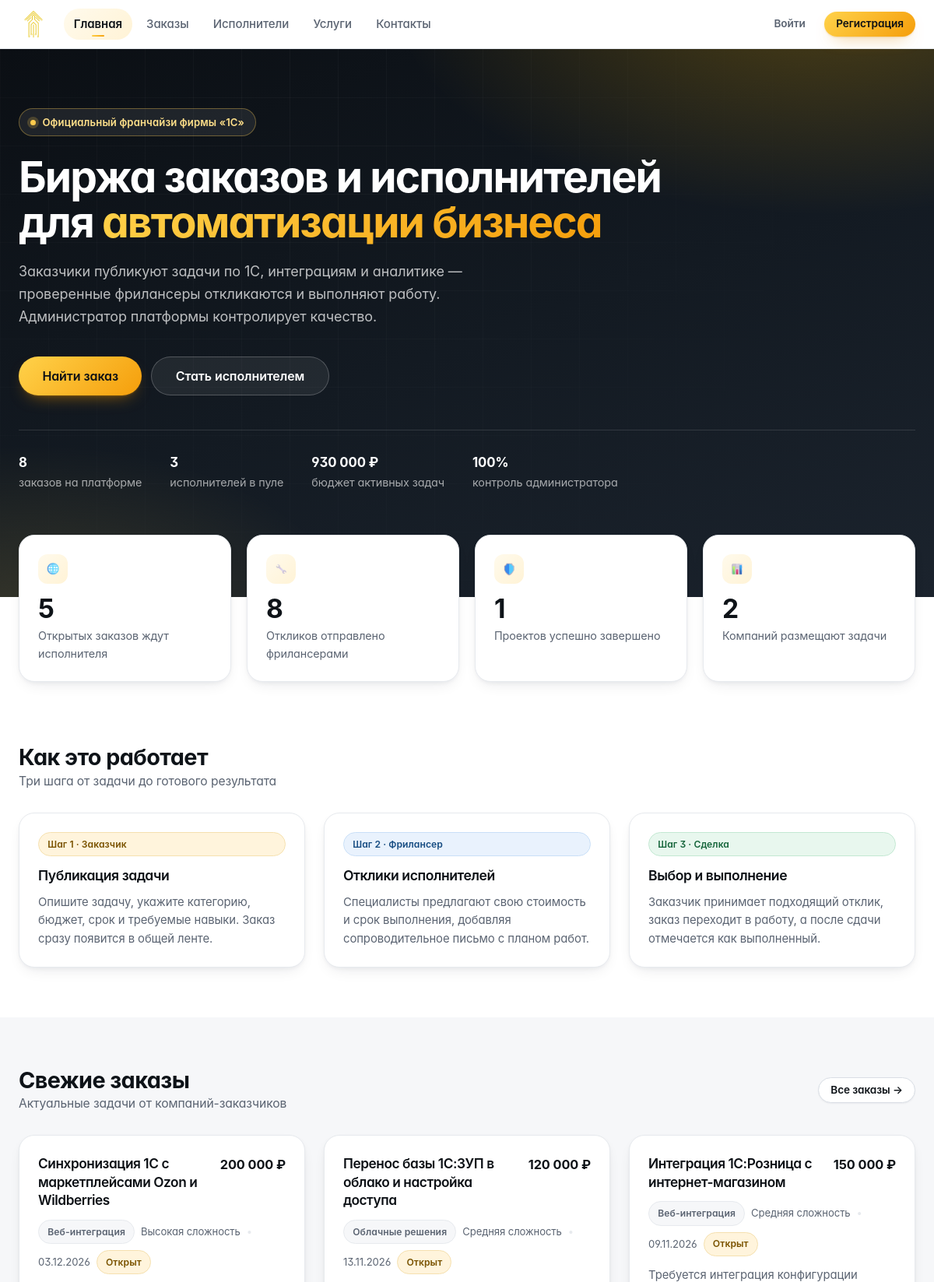
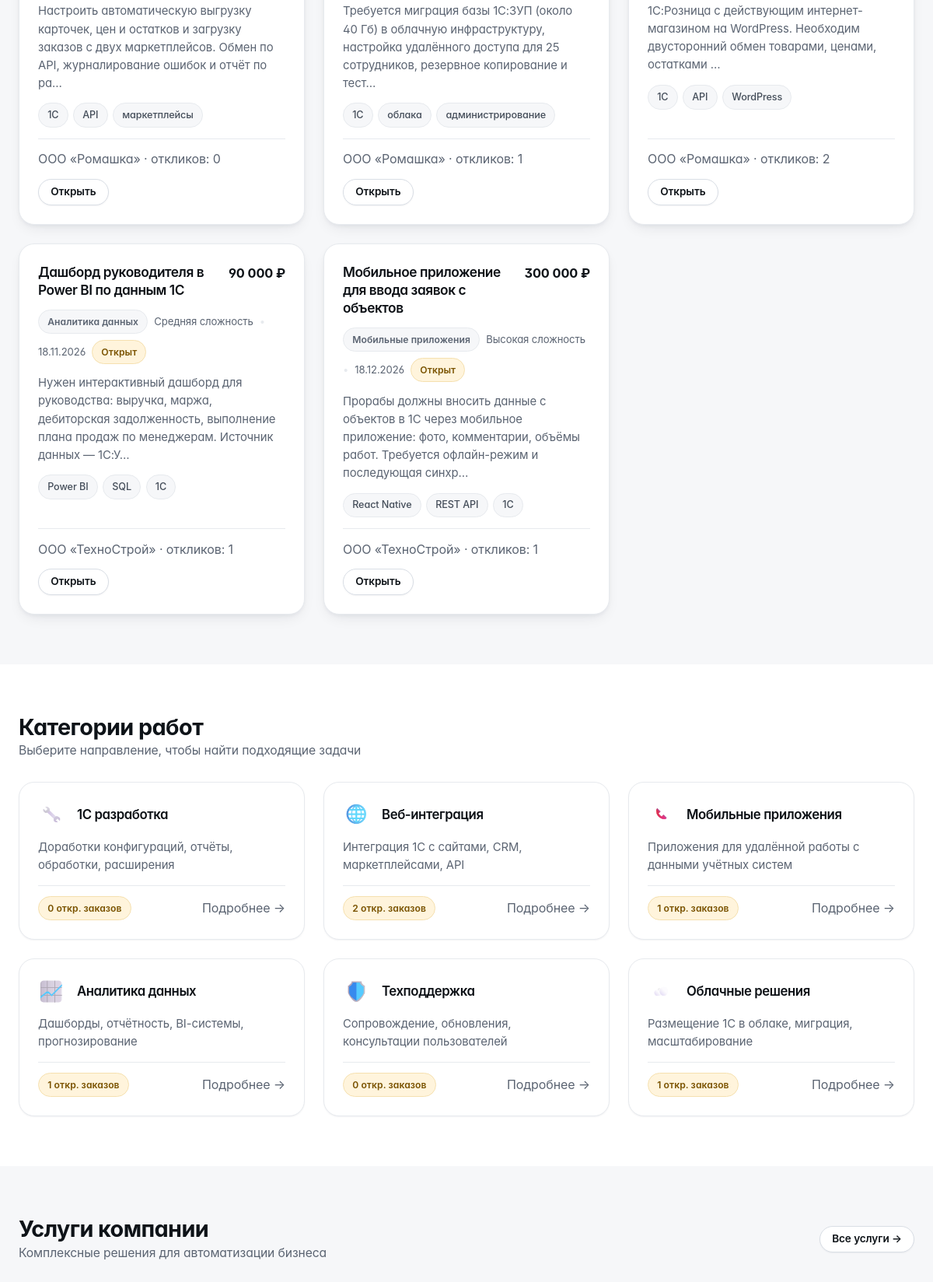
The page / (upper part) on the database its author committed (2 pictures, top to bottom).
### tables this page shows
CREATE TABLE `orders` (
    `id`            INT UNSIGNED NOT NULL AUTO_INCREMENT,
    `customer_id`   INT UNSIGNED NOT NULL,
    `category_id`   INT UNSIGNED DEFAULT NULL,
    `freelancer_id` INT UNSIGNED DEFAULT NULL COMMENT 'Исполнитель, принятый по отклику',
    `title`         VARCHAR(200) NOT NULL,
    `description`   TEXT         NOT NULL,
    `budget`        INT UNSIGNED NOT NULL DEFAULT 0 COMMENT 'Бюджет, руб.',
    `deadline`      DATE         DEFAULT NULL COMMENT 'Срок сдачи',
    `complexity`    ENUM('low','medium','high') NOT NULL DEFAULT 'medium',
    `skills`        VARCHAR(255) DEFAULT NULL COMMENT 'Требуемые навыки',
    `status`        ENUM('open','in_progress','completed','cancelled') NOT NULL DEFAULT 'open',
    `views`         INT UNSIGNED NOT NULL DEFAULT 0,
    `created_at`    DATETIME     NOT NULL DEFAULT CURRENT_TIMESTAMP,
    `updated_at`    DATETIME     NOT NULL DEFAULT CURRENT_TIMESTAMP ON UPDATE CURRENT_TIMESTAMP,
    PRIMARY KEY (`id`),
    KEY `idx_orders_status` (`status`),
    KEY `idx_orders_category` (`category_id`),
    KEY `fk_orders_customer` (`customer_id`),
    KEY `fk_orders_freelancer` (`freelancer_id`),
    CONSTRAINT `fk_orders_customer` FOREIGN KEY (`customer_id`)
        REFERENCES `users` (`id`) ON DELETE CASCADE ON UPDATE CASCADE,
    CONSTRAINT `fk_orders_freelancer` FOREIGN KEY (`freelancer_id`)
        REFERENCES `users` (`id`) ON DELETE SET NULL ON UPDATE CASCADE,
    CONSTRAINT `fk_orders_category` FOREIGN KEY (`category_id`)
        REFERENCES `categories` (`id`) ON DELETE SET NULL ON UPDATE CASCADE
);

CREATE TABLE `categories` (
    `id`          INT UNSIGNED NOT NULL AUTO_INCREMENT,
    `name`        VARCHAR(120) NOT NULL,
    `slug`        VARCHAR(120) NOT NULL,
    `description` VARCHAR(500) DEFAULT NULL,
    `icon`        VARCHAR(80)  DEFAULT NULL COMMENT 'Файл иконки из assets/img',
    `sort_order`  TINYINT UNSIGNED NOT NULL DEFAULT 100,
    PRIMARY KEY (`id`),
    UNIQUE KEY `uq_categories_slug` (`slug`)
);

CREATE TABLE `users` (
    `id`             INT UNSIGNED NOT NULL AUTO_INCREMENT,
    `role`           ENUM('customer','freelancer','admin') NOT NULL DEFAULT 'customer',
    `name`           VARCHAR(120)  NOT NULL COMMENT 'ФИО / название организации',
    `email`          VARCHAR(160)  NOT NULL,
    `password_hash`  VARCHAR(255)  NOT NULL,
    `phone`          VARCHAR(40)   DEFAULT NULL,
    `company`        VARCHAR(160)  DEFAULT NULL COMMENT 'Компания заказчика',
    `specialization` VARCHAR(160)  DEFAULT NULL COMMENT 'Специализация фрилансера',
    `skills`         VARCHAR(500)  DEFAULT NULL COMMENT 'Навыки через запятую',
    `rate`           INT UNSIGNED  DEFAULT NULL COMMENT 'Ставка, руб./час',
    `experience`     TINYINT UNSIGNED DEFAULT NULL COMMENT 'Опыт работы, лет',
    `about`          TEXT          DEFAULT NULL,
    `status`         ENUM('active','blocked') NOT NULL DEFAULT 'active',
    `created_at`     DATETIME      NOT NULL DEFAULT CURRENT_TIMESTAMP,
    `last_login`     DATETIME      DEFAULT NULL,
    PRIMARY KEY (`id`),
    UNIQUE KEY `uq_users_email` (`email`),
    KEY `idx_users_role` (`role`),
    KEY `idx_users_status` (`status`)
);

### includes/functions.php (called while the page is built, shortened)
<?php
require_once __DIR__ . '/db.php';
function e($value): string
{
    return htmlspecialchars((string) $value, ENT_QUOTES | ENT_SUBSTITUTE, 'UTF-8');
}
function excerpt(?string $text, int $length = 180): string
{
    $text = trim(preg_replace('/\s+/u', ' ', (string) $text));
    if (mb_strlen($text, 'UTF-8') <= $length) {
        return $text;
    }
    return mb_substr($text, 0, $length - 1, 'UTF-8') . '…';
}
function current_user(): ?array
{
    static $user = null;
    static $loaded = false;
    if ($loaded) {
        return $user;
    }
    $loaded = true;
    if (empty($_SESSION['user_id'])) {
        return null;
    }
    $user = q_one(
        'SELECT * FROM users WHERE id = ? AND status = "active"',
        [(int) $_SESSION['user_id']]
    );
    return $user;
}
function user_role(): string
{
    return current_user()['role'] ?? 'guest';
}
function is_customer(): bool
{
    return user_role() === 'customer';
}
function is_freelancer(): bool
{
    return user_role() === 'freelancer';
}
function order_status_label(string $status): string
{
    return [
        'open'        => 'Открыт',
        'in_progress' => 'В работе',
        'completed'   => 'Завершён',
        'cancelled'   => 'Отменён',
    ][$status] ?? $status;
}
function order_status_class(string $status): string
{
    return [
        'open'        => 'warning',
        'in_progress' => 'info',
        'completed'   => 'success',
        'cancelled'   => 'danger',
    ][$status] ?? 'muted';
}
function complexity_label(string $complexity): string
{
    return ['low' => 'Низкая', 'medium' => 'Средняя', 'high' => 'Высокая'][$complexity] ?? $complexity;
}
function money(?int $amount): string
{
    return number_format((float) $amount, 0, ',', ' ') . ' ₽';
}
function format_date(?string $date): string
{
    $ts = strtotime($date);
    return $ts ? date('d.m.Y', $ts) : '—';
}
function skills_array(?string $skills): array
{
    $parts = preg_split('/\s*,\s*/u', $skills, -1, PREG_SPLIT_NO_EMPTY);
    return $parts ?: [];
}
function icon_url(?string $file, string $fallback = 'bulb.png'): string
{
    $file = $file ?: $fallback;
    $path = __DIR__ . '/../assets/img/' . $file;
    return '/assets/img/' . rawurlencode($file);
}

### includes/db.php (called while the page is built, shortened)
<?php
function db(): PDO
{
    static $pdo = null;
    if ($pdo instanceof PDO) {
        return $pdo;
    }
    $config = require __DIR__ . '/../config/config.php';
    $dsn = sprintf(
        'mysql:host=%s;dbname=%s;charset=%s',
        $config['host'],
        $config['dbname'],
        $config['charset']
    );
    try {
        $pdo = new PDO($dsn, $config['user'], $config['password'], [
            PDO::ATTR_ERRMODE            => PDO::ERRMODE_EXCEPTION,
            PDO::ATTR_DEFAULT_FETCH_MODE => PDO::FETCH_ASSOC,
            PDO::ATTR_EMULATE_PREPARES   => false,
        ]);
    } catch (PDOException $e) {
        http_response_code(500);
        echo '<h1>Ошибка подключения к базе данных</h1>';
        echo '<p>Проверьте параметры соединения в файле <b>config/config.php</b> '
            . 'и убедитесь, что база данных импортирована из <b>sql/database.sql</b>.</p>';
        echo '<p style="color:#999">Техническая информация: ' . htmlspecialchars($e->getMessage()) . '</p>';
        exit;
    }
    return $pdo;
}
function q(string $sql, array $params = []): PDOStatement
{
    $stmt = db()->prepare($sql);
    $stmt->execute($params);
    return $stmt;
}
function q_all(string $sql, array $params = []): array
{
    return q($sql, $params)->fetchAll();
}
function q_val(string $sql, array $params = [], $default = null)
{
    $row = q($sql, $params)->fetch(PDO::FETCH_NUM);
    return $row === false ? $default : $row[0];
}

### index.php (the view, shortened to what this page needs)
<?php
require_once __DIR__ . '/includes/functions.php';
$stats = [
    'orders'      => (int) q_val('SELECT COUNT(*) FROM orders'),
    'open'        => (int) q_val('SELECT COUNT(*) FROM orders WHERE status = "open"'),
    'customers'   => (int) q_val('SELECT COUNT(*) FROM users WHERE role = "customer" AND status = "active"'),
    'freelancers' => (int) q_val('SELECT COUNT(*) FROM users WHERE role = "freelancer" AND status = "active"'),
    'done'        => (int) q_val('SELECT COUNT(*) FROM orders WHERE status = "completed"'),
    'budget'      => (int) q_val('SELECT COALESCE(SUM(budget), 0) FROM orders WHERE status IN ("open", "in_progress")'),
    'responses'   => (int) q_val('SELECT COUNT(*) FROM responses'),
];
$latestOrders = q_all(
    'SELECT o.*, c.name AS category_name, u.name AS customer_name,
            (SELECT COUNT(*) FROM responses r WHERE r.order_id = o.id) AS responses_count
       FROM orders o
       JOIN users u           ON u.id = o.customer_id
       LEFT JOIN categories c ON c.id = o.category_id
      WHERE o.status = "open"
      ORDER BY o.created_at DESC
      LIMIT 6'
);
$categories = q_all('SELECT c.*, (SELECT COUNT(*) FROM orders o WHERE o.category_id = c.id AND o.status = "open") AS orders_count
                       FROM categories c ORDER BY c.sort_order LIMIT 6');
require __DIR__ . '/includes/header.php';
?>
<section class="hero-modern">
    <div class="container hero-inner">
        <span class="hero-badge">Официальный франчайзи фирмы «1С»</span>
        <h1 class="hero-title-modern">
            Биржа заказов и исполнителей<br>для <em>автоматизации бизнеса</em>
        </h1>
        <p class="hero-sub">
            Заказчики публикуют задачи по 1С, интеграциям и аналитике — проверенные фрилансеры
            откликаются и выполняют работу. Администратор платформы контролирует качество.
        </p>
        <div class="hero-actions">
            <a href="/orders.php" class="btn btn-lg btn-primary">Найти заказ</a>
            <?php if (is_customer()): ?>
                <a href="/order-form.php" class="btn btn-lg btn-secondary">Опубликовать заказ</a>
            <?php elseif (is_freelancer()): ?>
                <a href="/my-responses.php" class="btn btn-lg btn-secondary">Мои отклики</a>
            <?php else: ?>
                <a href="/register.php" class="btn btn-lg btn-secondary">Стать исполнителем</a>
            <?php endif; ?>
        </div>
        <div class="hero-trust">
            <div><b><?= $stats['orders'] ?></b> заказов на платформе</div>
            <div><b><?= $stats['freelancers'] ?></b> исполнителей в пуле</div>
            <div><b><?= e(money($stats['budget'])) ?></b> бюджет активных задач</div>
            <div><b>100%</b> контроль администратора</div>
        </div>
    </div>
</section>
<section class="metrics-strip">
    <div class="container">
        <div class="metrics-grid">
            <div class="metric-card">
                <div class="icon"><img src="/assets/img/globe.png" alt=""></div>
                <div class="value"><?= $stats['open'] ?></div>
                <div class="label">Открытых заказов ждут исполнителя</div>
            </div>
            <div class="metric-card">
                <div class="icon"><img src="/assets/img/key.png" alt=""></div>
                <div class="value"><?= $stats['responses'] ?></div>
                <div class="label">Откликов отправлено фрилансерами</div>
            </div>
            <div class="metric-card">
                <div class="icon"><img src="/assets/img/shield.png" alt=""></div>
                <div class="value"><?= $stats['done'] ?></div>
                <div class="label">Проектов успешно завершено</div>
            </div>
            <div class="metric-card">
                <div class="icon"><img src="/assets/img/diagram.png" alt=""></div>
                <div class="value"><?= $stats['customers'] ?></div>
                <div class="label">Компаний размещают задачи</div>
            </div>
        </div>
    </div>
</section>
<section class="section">
    <div class="container z-1">
        <div class="section-head">
            <div>
                <h2>Как это работает</h2>
                <p>Три шага от задачи до готового результата</p>
            </div>
        </div>
        <div class="grid grid-3">
            <div class="order-card">
                <span class="badge badge-warning">Шаг 1 · Заказчик</span>
                <h3 style="font-size:1.1rem">Публикация задачи</h3>
                <p class="order-desc">Опишите задачу, укажите категорию, бюджет, срок и требуемые навыки.
                   Заказ сразу появится в общей ленте.</p>
            </div>
            <div class="order-card">
                <span class="badge badge-info">Шаг 2 · Фрилансер</span>
                <h3 style="font-size:1.1rem">Отклики исполнителей</h3>
                <p class="order-desc">Специалисты предлагают свою стоимость и срок выполнения,
                   добавляя сопроводительное письмо с планом работ.</p>
            </div>
            <div class="order-card">
                <span class="badge badge-success">Шаг 3 · Сделка</span>
                <h3 style="font-size:1.1rem">Выбор и выполнение</h3>
                <p class="order-desc">Заказчик принимает подходящий отклик, заказ переходит в работу,
                   а после сдачи отмечается как выполненный.</p>
            </div>
        </div>
    </div>
</section>
<section class="section section-alt">
    <div class="container">
        <div class="section-head">
            <div>
                <h2>Свежие заказы</h2>
                <p>Актуальные задачи от компаний-заказчиков</p>
            </div>
            <a href="/orders.php" class="btn btn-sm btn-outline">Все заказы →</a>
        </div>
        <?php if ($latestOrders): ?>
            <div class="grid grid-3">
                <?php foreach ($latestOrders as $order): ?>
                    <?php require __DIR__ . '/includes/order-card.php'; ?>
                <?php endforeach; ?>
            </div>
        <?php endif; ?>
    </div>
</section>
<?php if ($categories): ?>
<section class="section">
    <div class="container">
        <div class="section-head">
            <div>
                <h2>Категории работ</h2>
                <p>Выберите направление, чтобы найти подходящие задачи</p>
            </div>
        </div>
        <div class="grid grid-3">
            <?php foreach ($categories as $category): ?>
                <a class="order-card" href="/orders.php?category=<?= (int) $category['id'] ?>" style="text-decoration:none;color:inherit">
                    <div class="d-flex align-center gap-2">
                        <img src="<?= e(icon_url($category['icon'], 'key.png')) ?>" alt="" style="width:34px;height:34px;object-fit:contain">
                        <h3 style="font-size:1.05rem"><?= e($category['name']) ?></h3>
                    </div>
                    <p class="order-desc"><?= e($category['description']) ?></p>
                    <div class="order-card-foot">
                        <span class="badge badge-warning"><?= (int) $category['orders_count'] ?> откр. заказов</span>
                        <span class="text-muted">Подробнее →</span>
                    </div>
                </a>
            <?php endforeach; ?>
        </div>
    </div>
</section>
<?php endif; ?>
<section class="section section-alt">
    <div class="container">
        <div class="section-head">
            <div>
                <h2>Услуги компании</h2>
                <p>Комплексные решения для автоматизации бизнеса</p>
            </div>
            <a href="/services.php" class="btn btn-sm btn-outline">Все услуги →</a>
        </div>
    </div>
</section>
<?php require __DIR__ . '/includes/footer.php'; ?>

### includes/order-card.php (shortened to what this page needs)
<article class="order-card">
    <div class="order-card-head">
        <h3><a href="/order.php?id=<?= (int) $order['id'] ?>"><?= e($order['title']) ?></a></h3>
        <span class="budget"><?= e(money($order['budget'])) ?></span>
    </div>
    <div class="order-meta-row">
        <?php if (!empty($order['category_name'])): ?>
            <span class="badge badge-muted"><?= e($order['category_name']) ?></span>
        <?php endif; ?>
        <span><?= e(complexity_label($order['complexity'])) ?> сложность</span>
        <span class="dot">•</span>
        <span><?= e(format_date($order['deadline'])) ?></span>
        <?php if (isset($order['status'])): ?>
            <span class="badge badge-<?= e(order_status_class($order['status'])) ?>"><?= e(order_status_label($order['status'])) ?></span>
        <?php endif; ?>
    </div>
    <p class="order-desc"><?= e(excerpt($order['description'], 150)) ?></p>
    <?php $tags = skills_array($order['skills'] ?? null); ?>
    <?php if ($tags): ?>
        <div class="skills-tags">
            <?php foreach (array_slice($tags, 0, 4) as $tag): ?>
                <span class="skill-tag"><?= e($tag) ?></span>
            <?php endforeach; ?>
        </div>
    <?php endif; ?>
    <div class="order-card-foot">
        <span class="text-muted">
            <?= e(excerpt($order['customer_name'] ?? 'Заказчик', 24)) ?>
            <?php if (isset($order['responses_count'])): ?>
                · откликов: <?= (int) $order['responses_count'] ?>
            <?php endif; ?>
        </span>
        <a class="btn btn-sm btn-outline" href="/order.php?id=<?= (int) $order['id'] ?>">Открыть</a>
    </div>
</article>

### rows shown on the page
orders: title "Синхронизация 1С с маркетплейсами Ozon и Wildberries", budget "200 000 ₽", category.name "Веб-интеграция", complexity "Высокая", deadline "03.12.2026", status "Открыт", description "Настроить автоматическую выгрузку карточек, цен и остатков и загрузку заказов с двух маркетплейсов. Обмен по API, журналирование ошибок и отчёт по ра…", skills "1С", skills "API", skills "маркетплейсы", customer.name "ООО «Ромашка»", responses_count "0"
orders: title "Перенос базы 1С:ЗУП в облако и настройка доступа", budget "120 000 ₽", category.name "Облачные решения", complexity "Средняя", deadline "13.11.2026", status "Открыт", description "Требуется миграция базы 1С:ЗУП (около 40 Гб) в облачную инфраструктуру, настройка удалённого доступа для 25 сотрудников, резервное копирование и тест…", skills "1С", skills "облака", skills "администрирование", customer.name "ООО «Ромашка»", responses_count "1"
orders: title "Интеграция 1С:Розница с интернет-магазином", budget "150 000 ₽", category.name "Веб-интеграция", complexity "Средняя", deadline "09.11.2026", status "Открыт", description "Требуется интеграция конфигурации 1С:Розница с действующим интернет-магазином на WordPress. Необходим двусторонний обмен товарами, ценами, остатками …", skills "1С", skills "API", skills "WordPress", customer.name "ООО «Ромашка»", responses_count "2"
orders: title "Дашборд руководителя в Power BI по данным 1С", budget "90 000 ₽", category.name "Аналитика данных", complexity "Средняя", deadline "18.11.2026", status "Открыт", description "Нужен интерактивный дашборд для руководства: выручка, маржа, дебиторская задолженность, выполнение плана продаж по менеджерам. Источник данных — 1С:У…", skills "Power BI", skills "SQL", skills "1С", customer.name "ООО «ТехноСтрой»", responses_count "1"
orders: title "Мобильное приложение для ввода заявок с объектов", budget "300 000 ₽", category.name "Мобильные приложения", complexity "Высокая", deadline "18.12.2026", status "Открыт", description "Прорабы должны вносить данные с объектов в 1С через мобильное приложение: фото, комментарии, объёмы работ. Требуется офлайн-режим и последующая синхр…", skills "React Native", skills "REST API", skills "1С", customer.name "ООО «ТехноСтрой»", responses_count "1"
categories: icon (picture), name "1С разработка", description "Доработки конфигураций, отчёты, обработки, расширения", orders_count "0"
categories: icon (picture), name "Веб-интеграция", description "Интеграция 1С с сайтами, CRM, маркетплейсами, API", orders_count "2"
categories: icon (picture), name "Мобильные приложения", description "Приложения для удалённой работы с данными учётных систем", orders_count "1"
categories: icon (picture), name "Аналитика данных", description "Дашборды, отчётность, BI-системы, прогнозирование", orders_count "1"
categories: icon (picture), name "Техподдержка", description "Сопровождение, обновления, консультации пользователей", orders_count "0"
categories: icon (picture), name "Облачные решения", description "Размещение 1С в облаке, миграция, масштабирование", orders_count "1"

### other values the page prints
$stats['orders'] "8"
$stats['freelancers'] "3"
money($stats['budget']) "930 000 ₽"
$stats['open'] "5"
$stats['responses'] "8"
$stats['done'] "1"
$stats['customers'] "2"
